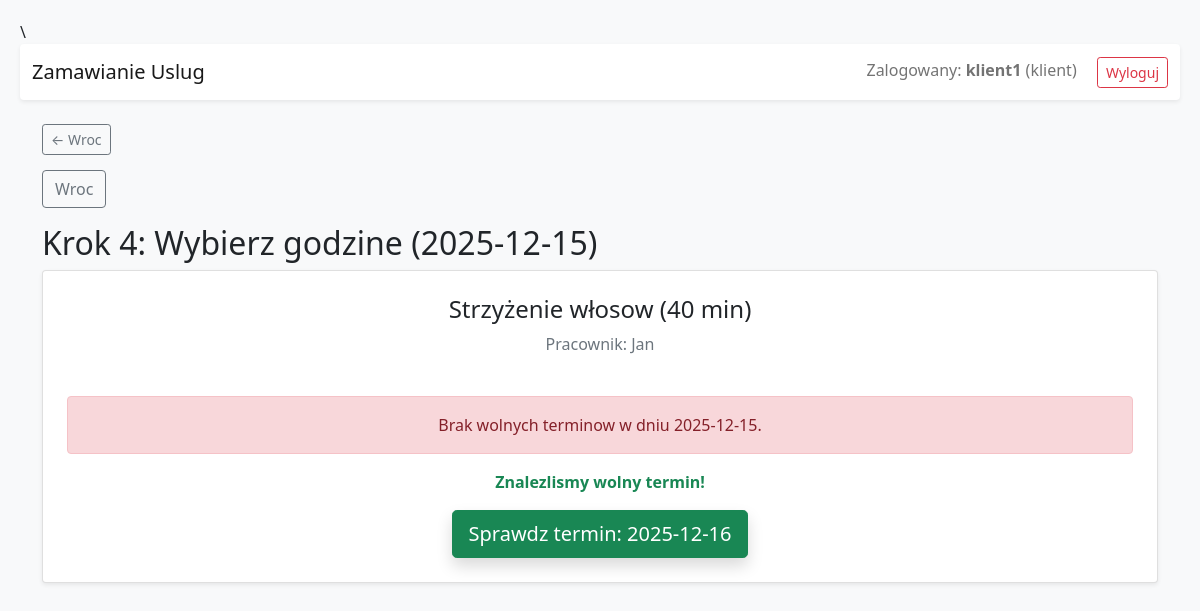
/book/time/2025-12-15/1/1/2 (signed in), run on the app's committed database.
### app.py (models this page shows)
class User(UserMixin, db.Model):
    id = db.Column(db.Integer, primary_key=True)
    username = db.Column(db.String(100), unique=True, nullable=False)
    password = db.Column(db.String(100), nullable=False)
    role = db.Column(db.String(50), nullable=False)
    salon_id = db.Column(db.Integer, db.ForeignKey('salon.id'), nullable=True)
    work_days = db.Column(db.String(20), default="0,1,2,3,4")
    breaks_json = db.Column(db.String(1000), default="{}")
    reviews_received = db.relationship('Review', foreign_keys='Review.employee_id', backref='employee_reviewed', lazy=True)

class Service(db.Model):
    id = db.Column(db.Integer, primary_key=True)
    name = db.Column(db.String(100), nullable=False)
    duration = db.Column(db.Integer, nullable=False)
    price = db.Column(db.Float, nullable=False)
    salon_id = db.Column(db.Integer, db.ForeignKey('salon.id'), nullable=False)

### app.py (the view)
@app.route('/book/time/<date>/<int:salon_id>/<int:service_id>/<int:employee_id>', methods=['GET', 'POST'])
@login_required
def booking_time(date, salon_id, service_id, employee_id):
    s = db.session.get(Salon, salon_id); serv = db.session.get(Service, service_id); emp = db.session.get(User, employee_id)
    slots = get_slots_for_day(date, s, serv, emp)
    nxt = None
    if not slots:
        start = datetime.strptime(date, "%Y-%m-%d")
        for i in range(1, 15):
            cd = (start + timedelta(days=i)).strftime("%Y-%m-%d")
            if get_slots_for_day(cd, s, serv, emp): nxt = cd; break
    if request.method == 'POST': db.session.add(Appointment(date=date, time=request.form.get('time'), client_id=current_user.id, employee_id=emp.id, service_id=serv.id, salon_id=s.id)); db.session.commit(); flash('Zarezerwowano!'); return redirect(url_for('client_dashboard'))
    return render_template('booking_time.html', date=date, salon=s, service=serv, employee=emp, slots=slots, next_available_date=nxt)

### app.py (called while the page is built)
@login_manager.user_loader
def load_user(user_id):
    return db.session.get(User, int(user_id))

### templates/booking_time.html
{% extends 'base.html' %}
{% block content %}
<a href="/book/employee/{{ date }}/{{ salon.id }}/{{ service.id }}" class="btn btn-outline-secondary mb-3"> Wroc</a>
<h2>Krok 4: Wybierz godzine ({{ date }})</h2>
<div class="card p-4 shadow-sm text-center">
    <h4>{{ service.name }} ({{ service.duration }} min)</h4>
    <p class="text-muted">Pracownik: {{ employee.username }}</p>
    <div class="mt-4">
        {% if slots %}
            <form method="POST" class="d-flex flex-wrap justify-content-center gap-2">
                {% for slot in slots %}
                    <button name="time" value="{{ slot }}" class="btn btn-outline-primary btn-lg px-4">{{ slot }}</button>
                {% endfor %}
            </form>
        {% else %}
            <div class="alert alert-danger">
                 Brak wolnych terminow w dniu {{ date }}.
            </div>
            {% if next_available_date %}
                <div class="mt-3">
                    <p class="text-success fw-bold">Znalezlismy wolny termin!</p>
                    <a href="/book/time/{{ next_available_date }}/{{ salon.id }}/{{ service.id }}/{{ employee.id }}" class="btn btn-success btn-lg shadow">
                         Sprawdz termin: {{ next_available_date }}
                    </a>
                </div>
            {% else %}
                <p class="text-muted">Brak terminow w najblizszych 14 dniach.</p>
            {% endif %}
        {% endif %}
    </div>
</div>
{% endblock %}

### templates/base.html (shortened to what this page needs)
\<!DOCTYPE html>
<html>
<head>
    <link href="https://cdn.jsdelivr.net/npm/bootstrap@5.1.3/dist/css/bootstrap.min.css" rel="stylesheet">
</head>
<body>
    <nav class="navbar navbar-expand-lg navbar-light bg-white shadow-sm mb-4 rounded">
        <div class="container-fluid">
            <a class="navbar-brand" href="/">Zamawianie Uslug</a>
            <div>
                {% if current_user.is_authenticated %}
                    <span class="navbar-text me-3 d-none d-md-inline">
                        Zalogowany: <b>{{ current_user.username }}</b> ({{ current_user.role }})
                    </span>
                    <a href="/logout" class="btn btn-outline-danger btn-sm">Wyloguj</a>
                {% else %}
                    <a href="/login" class="btn btn-primary btn-sm">Zaloguj</a>
                    <a href="/register" class="btn btn-secondary btn-sm">Rejestracja</a>
                {% endif %}
            </div>
        </div>
    </nav>
    <div class="container">
        {% if request.path != '/' %}
        <div class="back-btn">
            <button onclick="history.back()" class="btn btn-outline-secondary btn-sm">
                &larr; Wroc
            </button>
        </div>
        {% endif %}
        {% block content %}{% endblock %}
    </div>
</body>
</html>

### templates/base.html (style rules this page uses)
body { padding: 20px; background-color: #f8f9fa; }
.back-btn { margin-bottom: 15px; }

### data on the page
User: username "klient1", role "klient"
Service: name "Strzyżenie włosow", duration "40"
User: username "Jan"

### other printed values
{{ date }} "2025-12-15"
{{ next_available_date }} "2025-12-16"
